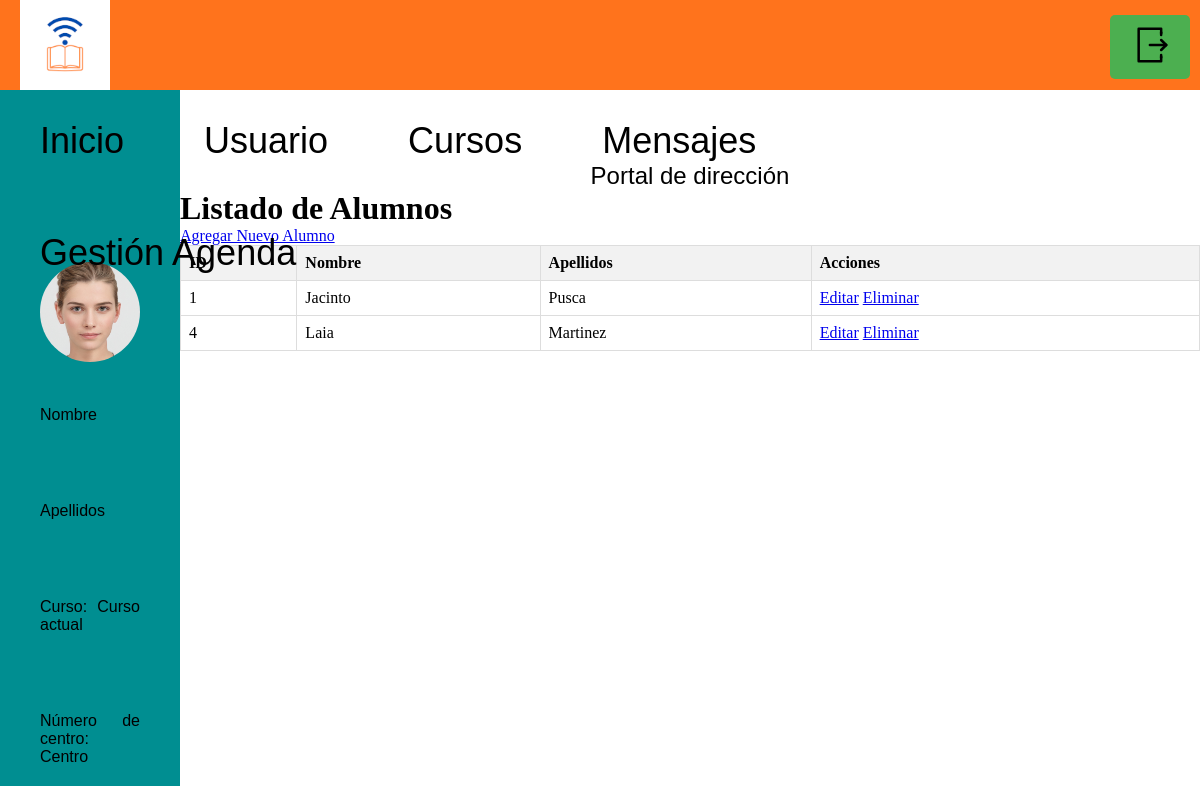
Before: /directivo/altaAlumno.php with the older database file.
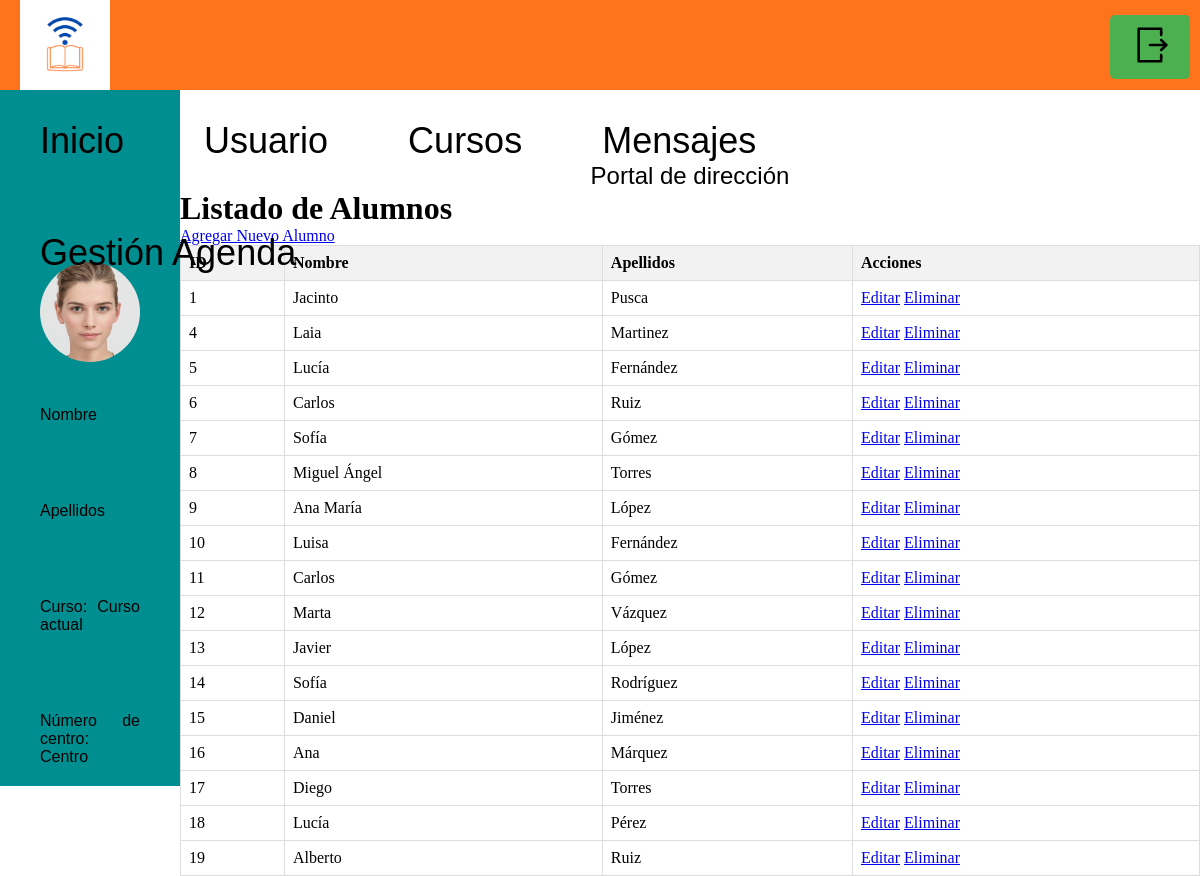
After: the same page with the newer database file.
### tables this page shows
CREATE TABLE IF NOT EXISTS `usuario` (
  `idUsuario` int(11) NOT NULL AUTO_INCREMENT,
  `Nombre` varchar(45) DEFAULT NULL,
  `Apellidos` varchar(45) DEFAULT NULL,
  `contrasena` varchar(45) DEFAULT NULL,
  `tipo` varchar(45) DEFAULT NULL,
  `id_centro` int(11) DEFAULT NULL,
  `cursoActual` varchar(15) NOT NULL,
  PRIMARY KEY (`idUsuario`)
);

### directivo/altaAlumno.php (the view, shortened to what this page needs)
<?php session_start();
include_once("../back/connection2.php");
$query = "SELECT * FROM usuario WHERE tipo = 'alumno'";
$resultado = mysqli_query($conn, $query);
?>
<!DOCTYPE html>
<html lang="en" dir="ltr">
<head>
	<link rel="stylesheet" href="../CSS/stylesres.css">
</head>
<body>
	<div class="contenedor">
		<div class="colDatosPersonales">
					<img class="fotoPersonal" src="../Media/cara_generica.jpg" alt="Foto personal">
			<p id="nombre">Nombre</p>
			<br>
			<p id="apellidos">Apellidos</p>
			<br>
			<p>Curso: <span id="cursoActual">Curso actual</span></p>
			<br>
			<p>Número de centro: <span id="centro">Centro</span></p>
		</div>
		<div class="colContenido">
			<p class="tituloPestanya">Portal de dirección</p>
			<h1>Listado de Alumnos</h1>
    <a href="agregarAlumno.php">Agregar Nuevo Alumno</a>
    <table>
        <thead>
            <tr>
                <th>ID</th>
                <th>Nombre</th>
                <th>Apellidos</th>
                <th>Acciones</th>
            </tr>
        </thead>
        <tbody>
            <?php while($alumno = mysqli_fetch_assoc($resultado)): ?>
                <tr>
                    <td><?php echo $alumno['idUsuario']; ?></td>
                    <td><?php echo $alumno['Nombre']; ?></td>
                    <td><?php echo $alumno['Apellidos']; ?></td>
                    <td>
                        <a href="editarAlumno.php?id=<?php echo $alumno['idUsuario']; ?>">Editar</a>
                        <a href="eliminarAlumno.php?id=<?php echo $alumno['idUsuario']; ?>">Eliminar</a>
                    </td>
                </tr>
            <?php endwhile; ?>
        </tbody>
    </table>
		</div>
	</div>
</body>
</html>

Changed rows visible on the page:
added usuario: idUsuario "5", Nombre "Lucía", Apellidos "Fernández"
added usuario: idUsuario "6", Nombre "Carlos", Apellidos "Ruiz"
added usuario: idUsuario "7", Nombre "Sofía", Apellidos "Gómez"
added usuario: idUsuario "8", Nombre "Miguel Ángel", Apellidos "Torres"
added usuario: idUsuario "9", Nombre "Ana María", Apellidos "López"
added usuario: idUsuario "10", Nombre "Luisa", Apellidos "Fernández"
added usuario: idUsuario "11", Nombre "Carlos", Apellidos "Gómez"
added usuario: idUsuario "12", Nombre "Marta", Apellidos "Vázquez"
added usuario: idUsuario "13", Nombre "Javier", Apellidos "López"
added usuario: idUsuario "14", Nombre "Sofía", Apellidos "Rodríguez"
added usuario: idUsuario "15", Nombre "Daniel", Apellidos "Jiménez"
added usuario: idUsuario "16", Nombre "Ana", Apellidos "Márquez"
added usuario: idUsuario "17", Nombre "Diego", Apellidos "Torres"
added usuario: idUsuario "18", Nombre "Lucía", Apellidos "Pérez"
added usuario: idUsuario "19", Nombre "Alberto", Apellidos "Ruiz"
